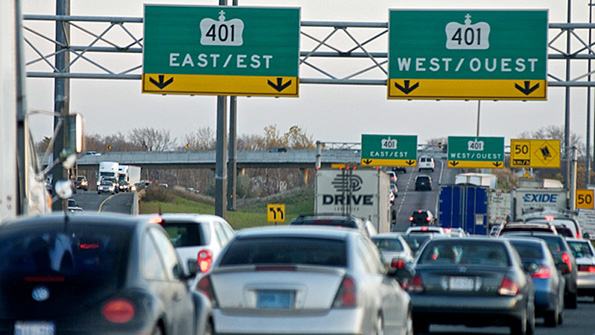
#> input picture images/input/z9999_TorontoTrafficCongestion.jpg, 595 x 335 px; its folder holds only this picture in this run
$ python z998_ImageLoading.py
#> lines starting #> are read from the running program, lines starting #| are printed output that depends on the picture
from matplotlib import pyplot as plt
import numpy as np
import cv2
import os

src_images = "images/input"
out_images = "images/output"

def loadImage(imgName,method=1):
    """
    basic image loading
    An image can be loaded in 3 ways
    cv2.IMREAD_COLOR(1)       Loads a color image. Transparency is ignored  - default
    cv2.IMREAD_GRAYSCALE(0)   Loads image in grayscale mode
    cv2.IMREAD_UNCHANGED(-1)  Loads image as such including alpha channel
    """
#> called with imgName = 'z9999_TorontoTrafficCongestion.jpg', method = 0
    imPath = os.path.join(src_images,imgName)
    imTemp = cv2.imread(imPath,method)
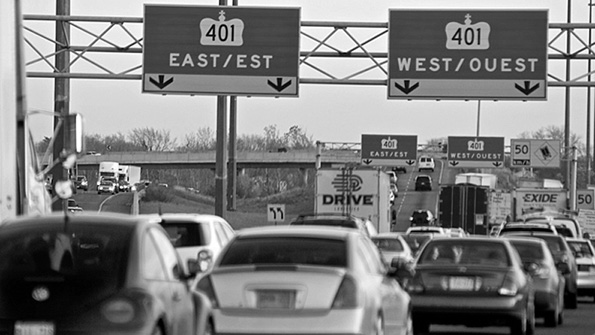
#> imTemp: shape (335, 595); min 0, max 255, mean 125.5
    return imTemp

img = loadImage('z9999_TorontoTrafficCongestion.jpg',0)

# Print the shape
# The image shape = (Height > y-axis, Width > x-axis, Channels > z-axis)
print(img.shape)
#| (335, 595)

# Display the img in a window named "Example"
cv2.imshow('Example',img)
cv2.imwrite('zz_Example.jpg',img)
# create a keyboard binding event listener for a specified time
# the 0 indicates -> wait indefinitely
##### code execution stops here until a keyboard signal is received
cv2.waitKey(0)
# destroy the window created above
cv2.destroyAllWindows()

plt.imshow(img, cmap = 'gray', interpolation = 'bicubic')
plt.xticks([]), plt.yticks([])  # to hide tick values on X and Y axis
plt.show()
